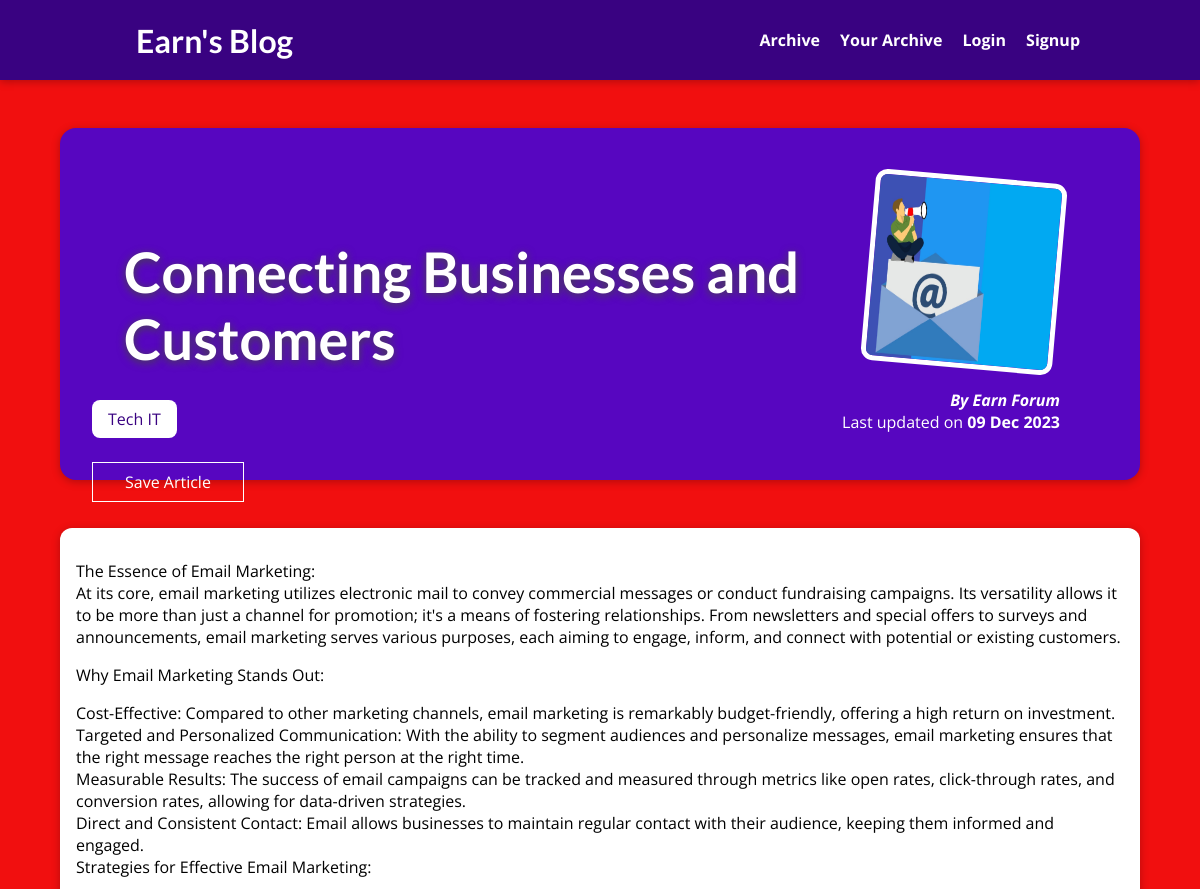
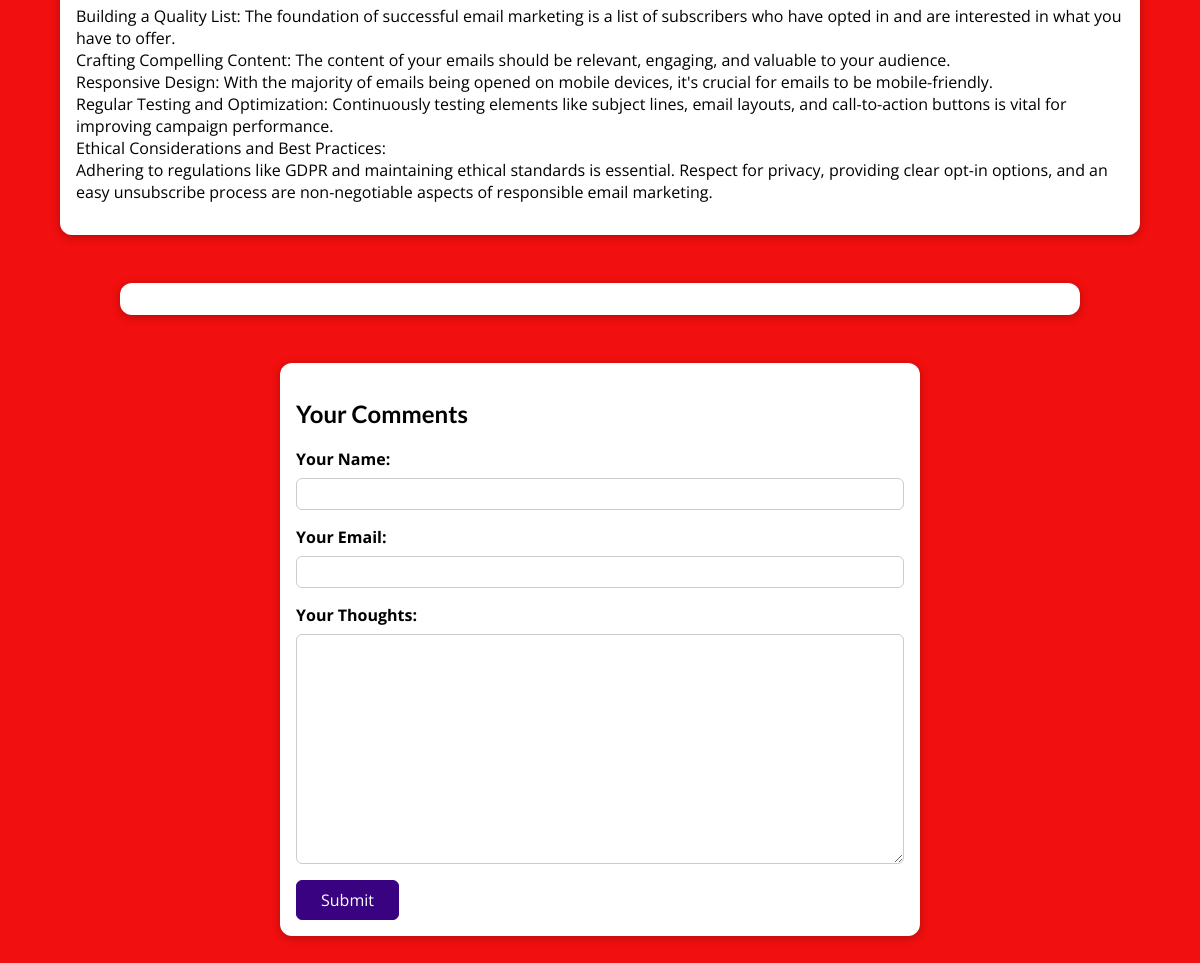
The page /posts/connecting-businesses-and-customers on the database its author committed (2 pictures, top to bottom).
### blog/models.py (models this page shows, shortened)
class Post(models.Model):
    title = models.CharField(max_length=175)
    excerpt = models.CharField(max_length=200, null=True, blank=True)
    image = models.ImageField(upload_to='uploads/posts', null=True, blank=True)
    date = models.DateField(auto_now=True)
    slug = models.SlugField(unique=True)
    content = models.TextField(max_length=10000, null=True, blank=True)
    author = models.ForeignKey(
        Author, on_delete=models.SET_NULL, null=True, blank=True, related_name='posts')
    tags = models.ManyToManyField(Tag, blank=True)

class Tag(models.Model):
    caption = models.CharField(max_length=20)

class Author(models.Model):
    first_name = models.CharField(max_length=100)
    last_name = models.CharField(max_length=100)
    email_address = models.EmailField()
    def full_name(self):
        return f"{self.first_name} {self.last_name}"
    def __str__(self):
        return self.full_name()

### blog/views.py (the view, shortened to what this page needs)
# urls.py: path("posts/<slug:slug>", views.SinglePostView.as_view(),
class SinglePostView(View):
    def is_stored_posts(self, request, post_id):
        stored_posts = request.session.get("stored_posts")
        if stored_posts is  not None:
            is_saved_for_later = post_id in stored_posts
        else :
            is_saved_for_later = False
        return is_saved_for_later
    def get(self, request, slug):
        post = Post.objects.get(slug=slug)
        context = {
            "post": post,
            "post_tags": post.tags.all(),
            "comment_form": CommentForm(),
            "comments": post.comments.all().order_by('-id'),
            "saved_for_later": self.is_stored_posts(request, post.id)
        }
        return render(request, "blog/post-detail.html", context)

### blog/form.py
class CommentForm(forms.ModelForm):
    class Meta:
        model = Comment
        fields = "__all__"
        exclude = ["post"]
        labels = {
            "user_name": "Your Name",
            "user_email": "Your Email",
            "text": "Your Thoughts",
        }
        widgets = {
            "user_name": forms.TextInput(attrs={"class": "form-control"}),
            "user_email": forms.EmailInput(attrs={"class": "form-control"}),
            "text": forms.Textarea(attrs={"class": "form-control"}),
        }

### blog/templates/blog/post-detail.html (shortened to what this page needs)
{% extends "base.html" %}
{% load static %}
{% block css_files %}
<link href="{% static 'blog/post-details.css' %}" rel="stylesheet">
{% endblock %}
{% block content %}
<section id="summary">
    <h2>{{ post.title }}</h2>
    <div>
        {% for tag in post_tags %}
        <span class="tag">{{ tag.caption }}</span>
        {% endfor %}
    </div>
    <div id="read-later">
        <form action="{% url "read-later" %}" method="POST">
            <button>
                {% if saved_for_later %}
                    Remove from Saved Article List
                {% else %}
                    Save Article
                {% endif %}
            </button>
        </form>
    </div>
    <article>
        <img src="{{ post.image.url }}" alt="{{ post.title }}" />
        <address>By <a href="mailto:{{ post.author.email }}">{{ post.author }}</a></address>
        <div>
            Last updated on <time>{{ post.date|date:"d M Y" }}</time>
        </div>
    </article>
</section>
<main>
    {{ post.content|linebreaks}}
</main>
<section id="comments">
</section>
<section id="comment-form">
    <h2>Your Comments</h2>
    <div>
        <form action="{% url "post-detail-page" post.slug %}" method="POST">
            {% for form_field in comment_form %}
            <div class="form-control {% if form_field.errors %}invalid{% endif %}">
                {{ form_field.label_tag }}
                {{ form_field }}
            </div>
            {% endfor %}
            <button>Submit</button>
        </form>
    </div>
</section>
{% endblock %}

### static/app.css (style rules this page uses)
* { box-sizing: border-box; }
html { font-family: 'Open Sans', 'Lato', sans-serif; }
body { margin: 0; }
h1, h2, h3 { font-family: 'Lato', sans-serif; font-weight: bold; }

### blog/static/blog/post-details.css (style rules this page uses)
body { background-color: #f10f0f; }
#summary { margin: 8rem auto 3rem auto; padding: 2rem; width: 90%; max-width: 90rem; border-radius: 16px; background-color: #5706c0; position: relative; box-shadow: 0 2px 8px rgba(0, 0, 0, 0.25); height: 22rem; }
#summary h2 { position: relative; z-index: 2; color: white; font-size: 3.5rem; margin-bottom: 0.25rem; padding: 2rem; text-shadow: #464646 0 2px 8px; }
#summary article { position: absolute; top: 2rem; right: 3rem; padding: 1rem 2rem; border-radius: 12px; text-align: right; color: white; }
#summary article img { position: relative; z-index: 1; width: 12rem; height: 12rem; border-radius: 12px; transform: rotateZ(5deg); border: 5px solid white; margin-bottom: 1rem; }
#summary address { font-weight: bold; }
#summary a { color: white; text-decoration: none; }
#summary time { font-weight: bold; }
#read-later { margin: 2rem 0; }
#read-later button { background-color: transparent; border: 1px solid white; padding: 0.5rem 2rem; font: inherit; color: white; cursor: pointer; }
main { width: 90%; max-width: 90rem; margin: 3rem auto; background-color: white; padding: 1rem; border-radius: 12px; box-shadow: 0 2px 8px rgba(0, 0, 0, 0.25); }
.tag { background-color: white; color: #390281; padding: 0.5rem 1rem; border-radius: 8px; }
#comment-form { margin: 3rem auto; width: 90%; max-width: 40rem; border-radius: 12px; background-color: white; box-shadow: 0 2px 8px rgba(0, 0, 0, 0.25); padding: 1rem; }
#comment-form button { font: inherit; background-color: #390281; color: white; border: 1px solid #390281; padding: 0.5rem 1.5rem; border-radius: 6px; cursor: pointer; }
.form-control { margin-bottom: 1rem; }
.form-control label { font-weight: bold; margin-bottom: 0.5rem; display: block; }
.form-control input, .form-control textarea { display: block; width: 100%; font: inherit; padding: 0.25rem; border-radius: 6px; border: 1px solid #ccc; }
#comments { margin: 3rem auto; width: 90%; max-width: 60rem; border-radius: 12px; background-color: white; box-shadow: 0 2px 8px rgba(0, 0, 0, 0.25); padding: 1rem 2rem; }

### rows shown on the page
Post: title "Connecting Businesses and Customers", image (picture), author "Earn Forum", date "09 Dec 2023", content "The Essence of Email Marketing: At its core, email marketing utilizes electronic mail to convey commercial messages or conduct fundraising campaigns. Its versatility allows it to be more than just a channel for promotion; it's a means of fostering relationships. From newsletters and special offers to surveys and announcements, email marketing serves various purposes, each aiming to engage, inform, and connect with potential or existing customers. Why Email Marketing Stands Out: Cost-Effective: Compared to other marketing channels, email marketing is remarkably budget-friendly, offering a high return on investment. Targeted and Personalized Communication: With the ability to segment…"
Tag: caption "Tech IT"
